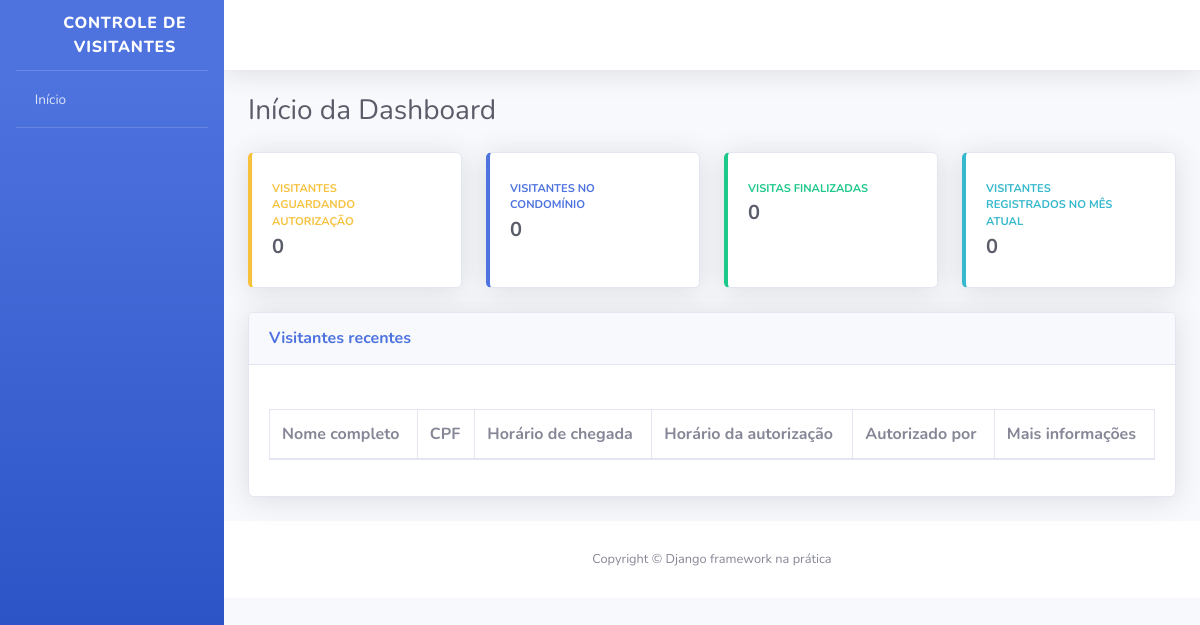
Before: / with the older database file.
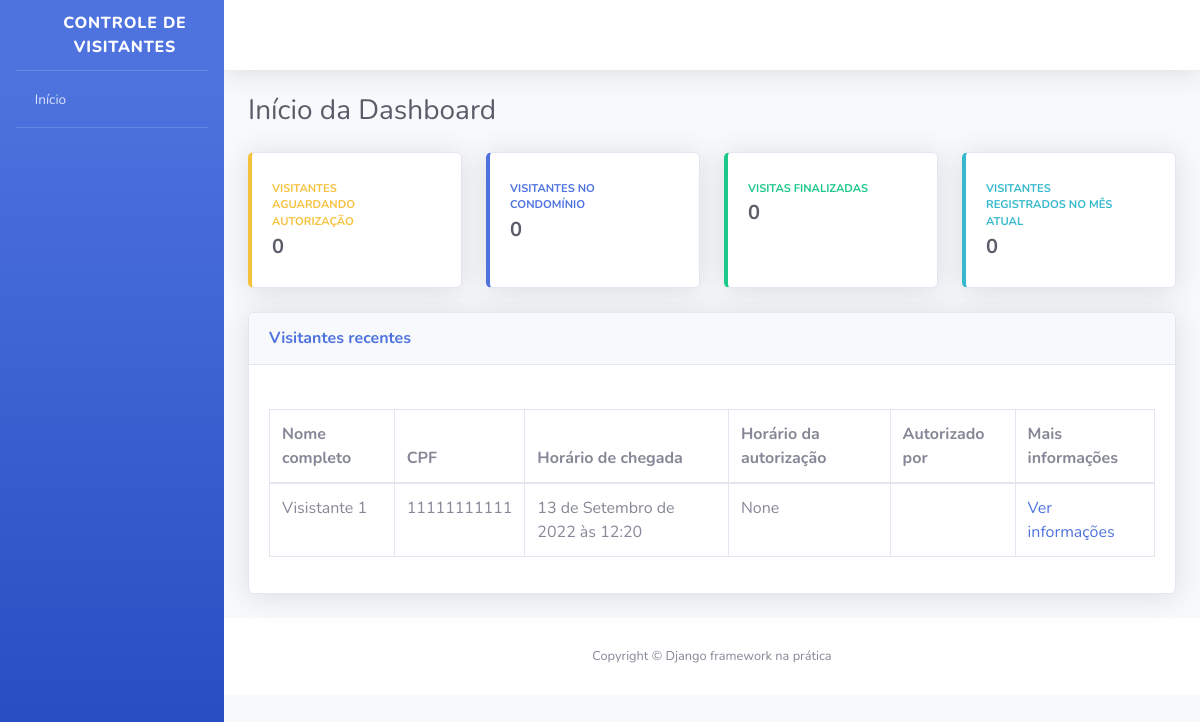
After: the same page with the newer database file.
### visitantes/models.py (models this page shows, shortened)
class Visitante(models.Model):
    nome_completo = models.CharField(verbose_name="Nome completo do visitante", max_length=194)
    cpf = models.CharField(verbose_name="CPF", max_length=11)
    data_nascimento = models.DateField(verbose_name="Data de nascimento", auto_now=False, auto_now_add=False)
    numero_cada = models.PositiveBigIntegerField(verbose_name="Número da casa")
    placa_veiculo = models.CharField(verbose_name="Placa do veículo", max_length=7, blank=True, null=True)
    horario_chegada = models.DateTimeField(verbose_name="Horário de chegada", auto_now_add=True)
    horario_saida = models.DateTimeField(verbose_name="Horário de saída", auto_now=False, blank=True, null=True)
    horario_autorizacao = models.DateTimeField(verbose_name="Horário de autorização da entrada", auto_now=False, blank=True, null=True)
    morador_responsavel = models.CharField(verbose_name="Morador responsável por autorizar a entrada do visitante", max_length=194, blank=True)
    registrado_por = models.ForeignKey("porteiros.Porteiro", verbose_name="Reponsável pelo registro", on_delete=models.PROTECT)
    class Meta:
        verbose_name = "Visitante"
        verbose_name_plural = "Visitantes"
        db_table = "visitante"

### usuarios/views.py (the view)
# urls.py: path("", index, name="index"),
def index(request):
    todos_visitantes = Visitante.objects.all()
    context = {
        'nome_pagina': "Início da Dashboard",
        'todos_visitantes': todos_visitantes
        }
    return render(request, "index.html", context)

### templates/index.html (shortened to what this page needs)
{% load static %}
<!DOCTYPE html>
<html lang="pt-br">
    <head>
        <link href=" {% static 'css/sb-admin-2.min.css' %}" rel="stylesheet">
        <link href="{% static 'vendor/fontawesome-free/css/all.min.css' %}" rel="stylesheet" type="text/css">
    </head>
    <body id="page-top">
        <div id="wrapper">
            <ul class="navbar-nav bg-gradient-primary sidebar sidebar-dark accordion" id="accordionSidebar">
                <a class="sidebar-brand d-flex align-items-center justify-content-center" href="#">
                    <div class="sidebar-brand-icon rotate-n-15">
                        <i class="fas fa-user-shield"></i>
                    </div>
                    <div class="sidebar-brand-text">Controle de Visitantes</div>
                </a>
                <hr class="sidebar-divider my-0">
                <li class="nav-item">
                    <a class="nav-link" href="#">
                        <i class="fas fa-home"></i>
                        <span>Início</span>
                    </a>
                </li>
                <hr class="sidebar-divider">
            </ul>
            <div id="content-wrapper" class="d-flex flex-column">
                <div id="content">
                    <nav class="navbar navbar-expand navbar-light bg-white topbar mb-4 static-top shadow">
                        <ul class="navbar-nav ml-auto">
                            <li class="nav-item dropdown no-arrow">
                                <a class="nav-link dropdown-toggle" href="#" id="userDropdown" role="button" data-toggle="dropdown" aria-haspopup="true" aria-expanded="false">
                                    <span class="mr-2 d-none d-lg-inline text-gray-800 small">
                                        <i class="fas fa-cog"></i>
                                    </span>
                                </a>
                            </li>
                        </ul>
                    </nav>
                    <div class="container-fluid">
                        <div class="d-sm-flex align-items-center justify-content-between mb-4">
                            <h1 class="h3 mb-0 text-gray-800">{{ nome_pagina }}</h1>
                        </div>
                        <div class="row">
                            <div class="col-xl-3 col-md-6 mb-4">
                                <div class="card border-left-warning shadow h-100 py-2">
                                    <div class="card-body">
                                        <div class="row no-gutters align-items-center">
                                            <div class="col mr-2">
                                                <div class="text-xs font-weight-bold text-warning text-uppercase mb-1">Visitantes aguardando autorização</div>
                                                <div class="h5 mb-0 font-weight-bold text-gray-800">0</div>
                                            </div>
                                            <div class="col-auto">
                                                <i class="fas fa-user-lock fa-2x text-gray-300"></i>
                                            </div>
                                        </div>
                                    </div>
                                </div>
                            </div>
                            <div class="col-xl-3 col-md-6 mb-4">
                                <div class="card border-left-primary shadow h-100 py-2">
                                    <div class="card-body">
                                        <div class="row no-gutters align-items-center">
                                            <div class="col mr-2">
                                                <div class="text-xs font-weight-bold text-primary text-uppercase mb-1">Visitantes no condomínio</div>
                                                <div class="h5 mb-0 font-weight-bold text-gray-800">0</div>
                                            </div>
                                            <div class="col-auto">
                                                <i class="fas fa-user-clock fa-2x text-gray-300"></i>
                                            </div>
                                        </div>
                                    </div>
                                </div>
                            </div>
                            <div class="col-xl-3 col-md-6 mb-4">
                                <div class="card border-left-success shadow h-100 py-2">
                                    <div class="card-body">
                                        <div class="row no-gutters align-items-center">
                                            <div class="col mr-2">
                                                <div class="text-xs font-weight-bold text-success text-uppercase mb-1">Visitas finalizadas</div>
                                                <div class="h5 mb-0 font-weight-bold text-gray-800">0</div>
                                            </div>
                                            <div class="col-auto">
                                                <i class="fas fa-user-check fa-2x text-gray-300"></i>
                                            </div>
                                        </div>
                                    </div>
                                </div>
                            </div>
                            <div class="col-xl-3 col-md-6 mb-4">
                                <div class="card border-left-info shadow h-100 py-2">
                                    <div class="card-body">
                                        <div class="row no-gutters align-items-center">
                                            <div class="col mr-2">
                                                <div class="text-xs font-weight-bold text-info text-uppercase mb-1">Visitantes registrados no mês atual</div>
                                                <div class="h5 mb-0 font-weight-bold text-gray-800">0</div>
                                            </div>
                                            <div class="col-auto">
                                                <i class="fas fa-users fa-2x text-gray-300"></i>
                                            </div>
                                        </div>
                                    </div>
                                </div>
                            </div>
                        </div>
                        <div class="card shadow mb-4">
                            <div class="card-header py-3 d-sm-flex align-items-center justify-content-between mb-4">
                                <h6 class="m-0 font-weight-bold text-primary">Visitantes recentes</h6>
                            </div>
                            <div class="card-body">
                                <div class="table-responsive">
                                    <table class="table table-bordered">
                                        <thead>
                                            <th>Nome completo</th>
                                            <th>CPF</th>
                                            <th>Horário de chegada</th>
                                            <th>Horário da autorização</th>
                                            <th>Autorizado por</th>
                                            <th>Mais informações</th>
                                        </thead>
                                        <tbody>
                                            {% for visitante in todos_visitantes %}
                                                <tr>
                                                    <td>{{ visitante.nome_completo }}</td>
                                                    <td>{{ visitante.cpf }}</td>
                                                    <td>{{ visitante.horario_chegada }}</td>
                                                    <td>{{ visitante.horario_autorizacao }}</td>
                                                    <td>{{ visitante.morador_responsavel }}</td>
                                                    <td>
                                                        <a href="#">
                                                            Ver informações
                                                        </a>
                                                    </td>
                                                </tr>
                                            {% endfor%}
                                        </tbody>
                                    </table>
                                </div>
                            </div>
                        </div>
                    </div>
                    <footer class="sticky-footer bg-white">
                        <div class="container my-auto">
                            <div class="copyright text-center my-auto">
                                <span>Copyright © Django framework na prática</span>
                            </div>
                        </div>
                    </footer>
                </div>
            </div>
        </div>
    </body>
</html>

Changed rows visible on the page:
added Visitante: nome_completo "Visistante 1", cpf "11111111111", horario_chegada "13 de Setembro de 2022 às 12:20", horario_autorizacao "None"
